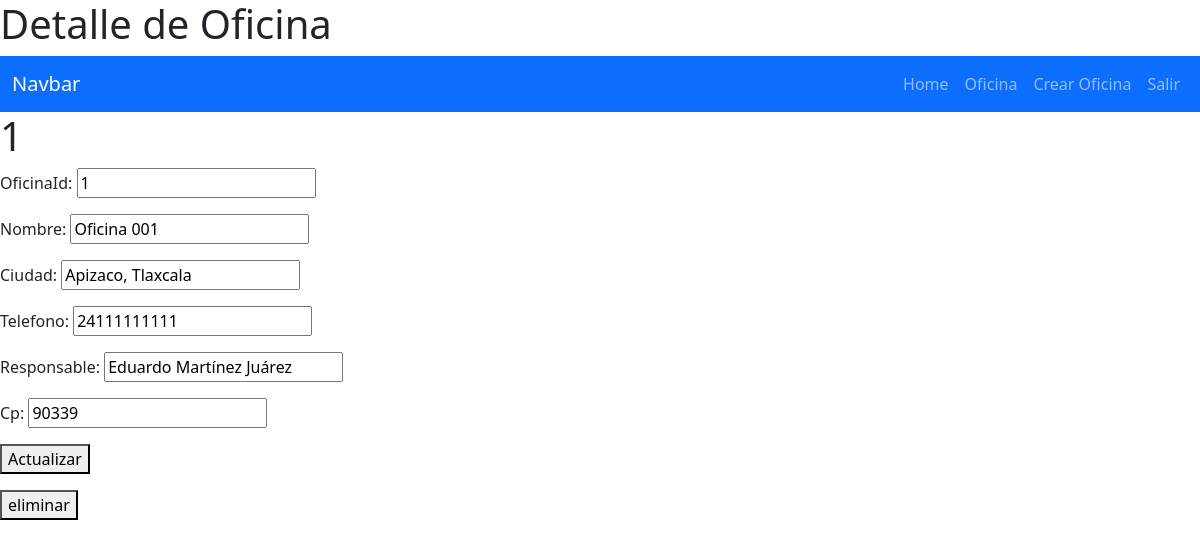
/oficinaDetalle/1/ (signed in), run on an earlier commit of the app's database.
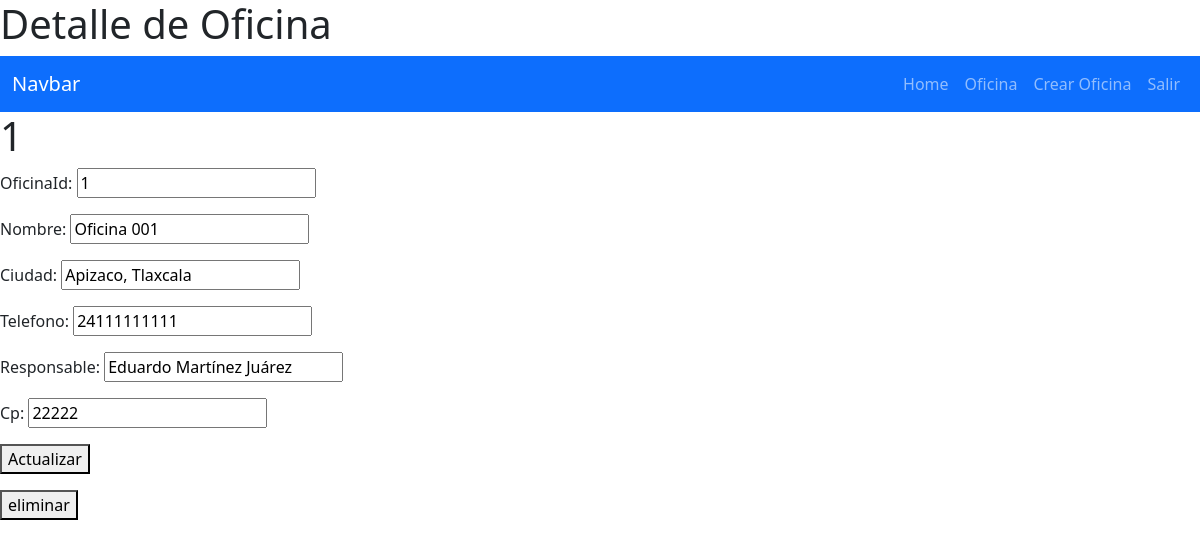
And on a later commit of the database.
### CatalogoDePlacas/models.py (models this page shows, shortened)
class Oficina(models.Model):
    oficinaId = models.IntegerField(default=1)
    nombre = models.CharField(max_length=40)
    ciudad = models.CharField(max_length=30)
    telefono = models.CharField(max_length=15)
    responsable = models.CharField(max_length=40, null=True)
    cp = models.CharField(max_length=5, default=0)

### CatalogoDePlacas/views.py (the view, shortened to what this page needs)
# urls.py: path('oficinaDetalle/<int:oficinaId>/', views.oficinaDetalle, name='oficinaDetalle'),
@login_required
def oficinaDetalle(request, oficinaId):
    if request.method =='GET':
        oficina = get_object_or_404(Oficina,pk=oficinaId)
        form = OficinaForm(instance=oficina)
        return render(request, 'oficinaDetalle.html', {
            'oficina': oficina,
            'form': form
        })

### CatalogoDePlacas/forms.py
class OficinaForm(ModelForm):
    class Meta:
        model = Oficina
        fields = ['oficinaId','nombre', 'ciudad', 'telefono','responsable','cp']

### CatalogoDePlacas/templates/oficinaDetalle.html (shortened to what this page needs)
<h1>Detalle de Oficina</h1>
{% extends 'base.html' %}
{% block content%}
    <h1>{{oficina.oficinaId}}</h1>
    <form method="POST">
        {{form.as_p}}
        <button>
            Actualizar
        </button>
    </form>
    <form action="{% url 'oficinaEliminar' oficina.oficinaId %}" method="POST" >
        <button>
            eliminar
        </button>
    </form>
{% endblock %}

What changed in the data, as far as the page shows it:
changed Oficina "Oficina 001": cp "90339" → "22222"
